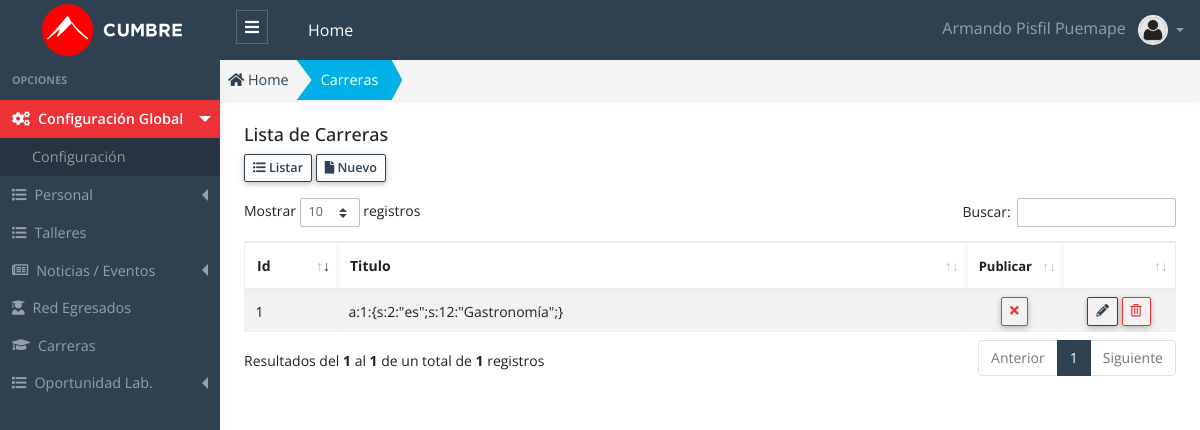
Page /public/admin/carrera/carrera.php (signed in) on the earlier database version.
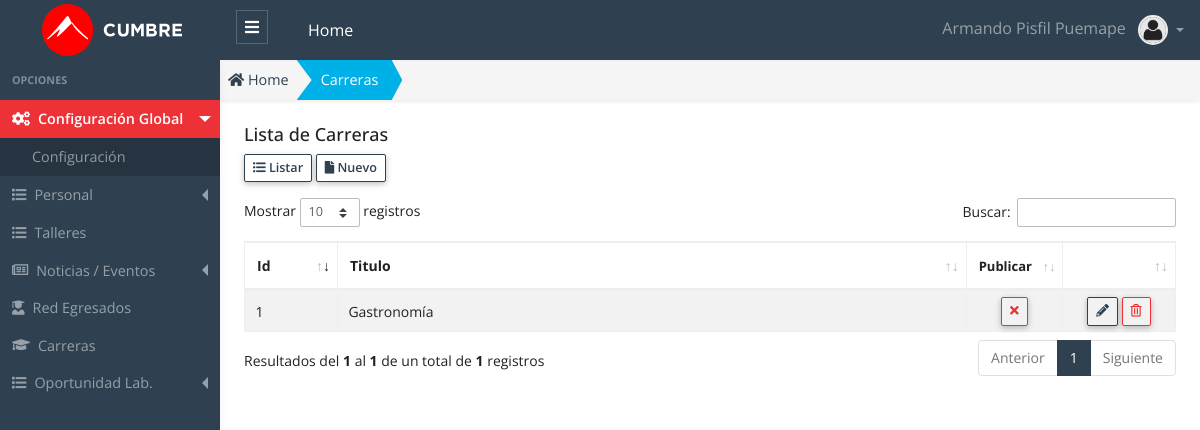
Same page on the later database version.
### tables this page shows
CREATE TABLE `carrera` (
  `id` int(11) unsigned NOT NULL AUTO_INCREMENT,
  `titulo` varchar(75) DEFAULT NULL,
  `descripcion` text NOT NULL,
  `slide` varchar(75) DEFAULT NULL,
  `imagen` varchar(75) NOT NULL,
  `presentacion` text NOT NULL,
  `porque` text NOT NULL,
  `donde` text NOT NULL,
  `certificacion` text NOT NULL,
  `titulos` text NOT NULL,
  `inversion` text NOT NULL,
  `titulacion` text NOT NULL,
  `duracion` text NOT NULL,
  `dia` text,
  `horario` text,
  `lugar` text,
  `precio` text,
  `equipos` text,
  `consultas` text,
  `dirigido` text,
  `aquien` text,
  `temas` text,
  `url` varchar(200) DEFAULT NULL,
  `item` int(11) unsigned NOT NULL DEFAULT '0',
  `publicar` char(1) DEFAULT 'S',
  `estado` tinyint(1) NOT NULL DEFAULT '1',
  `created_up` timestamp NOT NULL DEFAULT CURRENT_TIMESTAMP ON UPDATE CURRENT_TIMESTAMP,
  PRIMARY KEY (`id`) USING BTREE
);

### public/app/database/Connection.php (called while the page is built, shortened)
<?php
Class Connection
{
  protected $db_host   = 'localhost';
  protected $db_user   = 'root';
  protected $db_pass   = '';
  protected $db_name   = 'escuelac_w_ne16';
  protected $db_port   = '3306';
  protected $db_driver = 'mysql';
  protected $query  = '';
  protected $conn   = null  ;
  private function openConnection()
  {
    $str_conn = $this->db_driver.":host=".$this->db_host.";port=".$this->db_port.";dbname=" .$this->db_name;
    $this->conn = new PDO($str_conn,$this->db_user,$this->db_pass);
    $this->conn->setAttribute(PDO::ATTR_ERRMODE, PDO::ERRMODE_EXCEPTION);
    $this->conn->query("SET NAMES 'utf8'");
    return $this->conn ;
  }
  protected function executeQuery()
  {
    $stm = $this->conn->prepare($this->query);
    $this->status = $stm->execute() ;
    if($this->status)
    {
      $column_count = $stm->columnCount() ;
      if ($column_count > 0)
      {
        $rows  = $stm->fetchAll(PDO::FETCH_ASSOC) ;
      }
    }
  }
}

### public/app/models/Carrera.php (called while the page is built, shortened)
<?php
class Carrera extends Connection {
  public function getAll()
  {
    try{
      $this->query = "SELECT * FROM carrera; ";
      $this->executeQuery();
      $data = $this->rows ;
      return $data;
    }catch(exception $e){
      throw new Exception($e->getMessage());
    }
  }
}

### public/app/controllers/CarreraController.php (called while the page is built, shortened)
<?php
 class CarreraController
{
  public function getAll()
  {
    try
    {
      $carrera  = new Carrera();
      $data = $carrera->getAll();
      return $data ;
    }
    catch (Exception $e)
    {
      throw new Exception($e->getMessage());
    }
  }
}

### public/admin/carrera/carrera.php (the view, shortened to what the changed rows need)
<?php
    $carrera_controller = new CarreraController();
    $data = $carrera_controller->getAll();
?>
<!DOCTYPE html>
<html lang="es">
<head>
  <?php
    require_once "../layout/head_links.phtml";
  ?>
</head>
<body>
  <div class="app-wrap">
    <main role="main" class="main">
      <div class="container-full p-2 fs-x-14">
        <div class="row">
          <div class="col-12">
            <div class="table-responsive">
            <table id="dataTableList" class="table table-striped table-bordered" style="width:100%">
              <thead>
                <tr>
                  <th width="50">Id </th>
                  <th>Titulo </th>
                  <th width="50" class="fs-x-13"> Publicar </th>
                  <th width="70"></th>
                </tr>
              </thead>
              <tbody>
                <?php foreach ($data as &$row) {?>
                  <?php
                    $classBtn = "" ;
                    $title    = "" ;
                    $icon_pub = "" ;
                    if(!empty($row["publicar"])){
                      if($row["publicar"] == "S"){
                        $classBtn =  "btn-outline-danger";
                        $title = "Desactivar/Ocultar" ;
                        $icon_pub = '<i class="fas fa-times"></i>';
                      }
                      else {
                        $classBtn =  "btn-outline-success";
                        $title = "Publicar" ;
                        $icon_pub = '<i class="fas fa-check"></i>';
                      }
                    }
                    $title_estado   = "";
                    $class_estado   = "";
                    $class_disabled = "";
                    if($row["estado"] == 1)
                    {
                      $title_estado = "Eliminar" ;
                    }
                    else
                    {
                      $title_estado   = "Recuperar" ;
                      $class_estado   = "row-disabled";
                      $class_disabled = "is-disabled";
                    }
                  ?>
                <tr class="<?php echo $class_estado ;?>" >
                  <td> <?php echo $row["id"] ?> </td>
                  <td> <?php echo $row["titulo"] ?> </td>
                  <td class="text-center">
                    <button onclick="modalPublicar(<?php echo $row['id'] ?>, `<?php echo $row['titulo'] ?>` ,`<?php echo $title ?>`, `<?php echo $row['publicar'] ?>`);" class="btn btn-sm lh-1 btn-table <?php echo $classBtn.' ' .$class_disabled; ; ?> " title="<?php echo $title; ?>" >
                    <?php echo $icon_pub ;?>
                    </button>
                  </td>
                  <td class="text-center">
                    <a class="btn btn-outline-primary btn-sm lh-1 btn-table <?php echo $class_disabled ; ?>" href="admin/carrera/editar.php?id=<?php echo $row["id"] ?>" title="Editar">
                    <i class="fas fa-pencil-alt"></i>
                    </a>
                    <button class="btn btn-outline-danger btn-sm lh-1 btn-table" onclick="modalDelete(<?php echo $row["id"] ?>, `<?php echo $row['titulo'] ?>`,`<?php echo $title_estado ?>`,`<?php echo $row['estado'] ?>`);" title="<?php echo $title_estado ;?>">
                    <i class="far fa-trash-alt"></i>
                    </button>
                  </td>
                </tr>
                <?php }?>
              </tbody>
            </table>
            </div>
          </div>
        </div>
      </div>
    </main>
  </div>
  <?php require_once "../layout/datatables.phtml"?>
</body>
</html>

Differences in the rows shown:
changed carrera id 1: titulo "a:1:{s:2:\"es\";s:12:\"Gastronomía\";}" → "Gastronomía"
